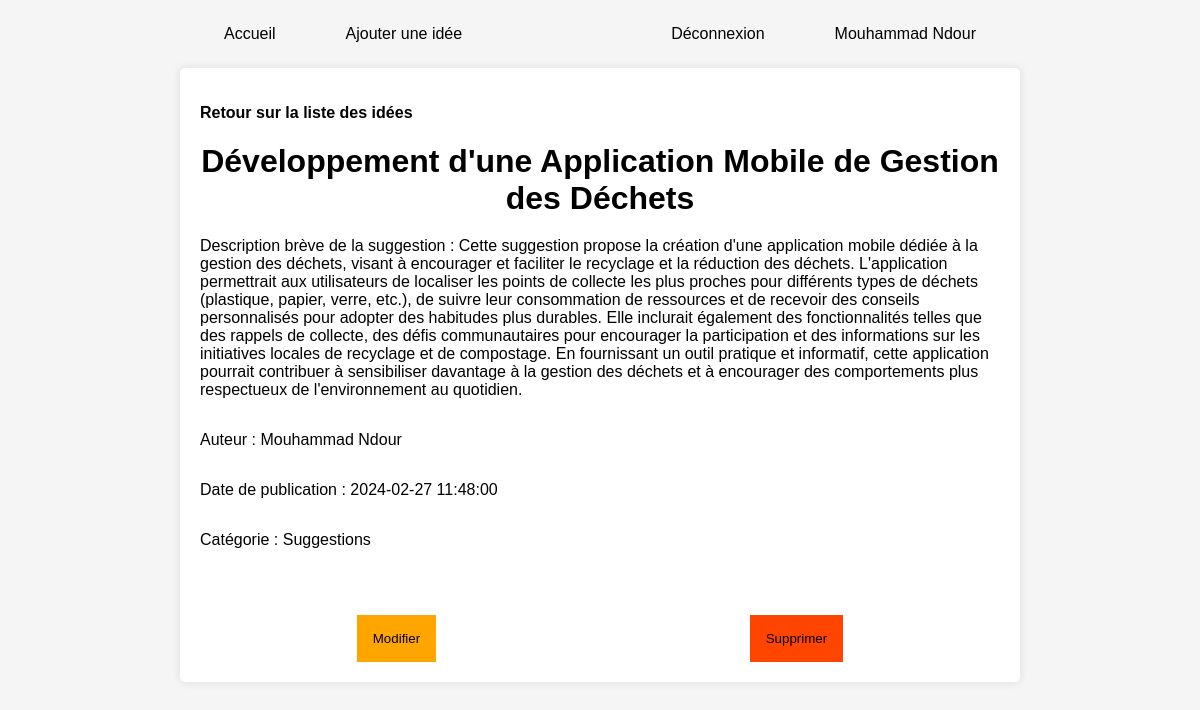
/detail.php?id=4 (signed in), run on the app's committed database.
### tables this page shows
CREATE TABLE `Idees` (
  `id` int(11) NOT NULL,
  `libelle` varchar(100) NOT NULL,
  `texte` text NOT NULL,
  `statut` varchar(15) NOT NULL DEFAULT 'en cours',
  `date_creation` datetime DEFAULT current_timestamp(),
  `id_cat` int(11) NOT NULL,
  `id_utilisateur` int(11) NOT NULL
);

CREATE TABLE `Utilisateur` (
  `id` int(11) NOT NULL,
  `nom` varchar(20) NOT NULL,
  `prenom` varchar(30) NOT NULL,
  `email` varchar(30) NOT NULL,
  `mdp` varchar(30) NOT NULL,
  `num` int(9) NOT NULL,
  `profession` varchar(100) DEFAULT NULL,
  `adresse` varchar(100) DEFAULT NULL,
  `role` varchar(20) DEFAULT 'utlisateur'
);

CREATE TABLE `Categorie` (
  `id` int(11) NOT NULL,
  `nom` varchar(50) NOT NULL,
  `description` text DEFAULT NULL,
  `date_creation` datetime DEFAULT current_timestamp()
);

### detail.php (the view, shortened to what this page needs)
<?php
require('cnx.php');
if (isset($_GET['id'])) {
    $id = $_GET['id'];
    $sql = $cnx->prepare("SELECT i.id, i.libelle, i.texte, i.date_creation, c.nom AS categorie, u.nom , u.prenom
    FROM Idees i
    JOIN Categorie c ON c.id = i.id_cat
    JOIN Utilisateur u ON i.id_utilisateur = u.id
    WHERE i.id = :id;");
    $sql->execute(array(':id' => $id,));
    $data3 = $sql->fetch(PDO::FETCH_ASSOC);
    if ($data3) {
?>
        <!DOCTYPE html>
        <html lang="en">
        <head>
            <link rel="stylesheet" href="styles/addIdea.css">
        </head>
        <body>
            <?php include('header.php') ?>
            <div class="container">
                <p><a href="index.php">Retour sur la liste des idées</a></p>
                <h1><?= $data3['libelle']; ?></h1>
                <p><?= $data3['texte']; ?></p>
                <div class="details">
                    <p>Auteur : <?= $data3['prenom']; ?> <?= $data3['nom']; ?></p>
                    <p>Date de publication : <?= $data3['date_creation']; ?></p>
                    <p>Catégorie : <?= $data3['categorie']; ?></p>
                </div>
                <div class="update-delete">
                    <div class="update">
                        <a href="update.php?id=<?= $data3['id']; ?>"><button>Modifier</button></a>
                    </div>
                    <div class="delete">
                        <a href="delete.php?id=<?= $data3['id']; ?>"><button>Supprimer</button></a>
                    </div>
                </div>
            </div>
        </body>
        </html>
<?php
    } else {
        echo "L'idée avec l'ID spécifié n'existe pas.";
    }
} else {
    echo "Aucun ID d'idée spécifié.";
}
?>

### styles/addIdea.css (style rules this page uses)
body { font-family: Arial, sans-serif; background-color: #f5f5f5; margin: 0; padding: 0; }
.container { max-width: 800px; margin: 20px auto; background-color: #fff; padding: 20px; border-radius: 5px; box-shadow: 0 0 10px rgba(0, 0, 0, 0.1); }
h1 { text-align: center; margin-bottom: 20px; }
.container p a { text-decoration: none; color: black; }
.details { display: flex; flex-direction: column; }
.update-delete { display: flex; justify-content: space-around; margin-top: 50px; }
.update button { padding: 15px; border: orange 1px solid; background: orange; }
.delete button { padding: 15px; border: orangered 1px solid; background: orangered; }
p a { text-decoration: none; color: #45a049; font-weight: bold; }

### data on the page
idees: libelle "Développement d'une Application Mobile de Gestion des Déchets", texte "Description brève de la suggestion : Cette suggestion propose la création d'une application mobile dédiée à la gestion des déchets, visant à encourager et faciliter le recyclage et la réduction des déchets. L'application permettrait aux utilisateurs de localiser les points de collecte les plus proches pour différents types de déchets (plastique, papier, verre, etc.), de suivre leur consommation de ressources et de recevoir des conseils personnalisés pour adopter des habitudes plus durables. Elle inclurait également des fonctionnalités telles que des rappels de collecte, des défis communautaires pour encourager la participation et des informations sur les initiatives locales de recyclage et…", id_utilisateur.prenom "Mouhammad", id_utilisateur.nom "Ndour", date_creation "2024-02-27 11:48:00", id_cat.nom "Suggestions"

### other printed values
$utilisateur['prenom'] "Mouhammad"
$utilisateur['nom'] "Ndour"
